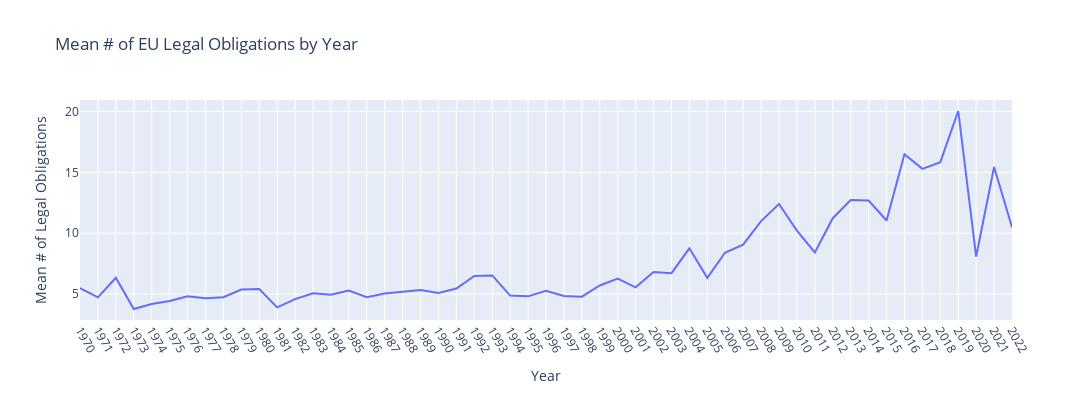

Notebook code for this chart:
### Markdown cell above
plot and save graph which measures mean strictness over the years (regardless of other criteria):

### Code cell
plot_line_graph(avg_reg_count_by_year_noform, xcol="year", ycol="avg_reg_count", w=1200, h=400, labels={
                     "year": "Year",
                     "avg_reg_count": "Mean # of Legal Obligations"
                 }, title="Mean # of EU Legal Obligations by Year", filepath="generated-files/legal_obligations_by_year.png")

### Figure 1 — Plotly figure (JSON) as saved in the notebook; plotly's stock layout.template omitted (floating-point values rounded to 4 significant figures)
{"data": [{"hovertemplate": "Year=%{x}<br>Mean # of Legal Obligations=%{y}<extra></extra>", "legendgroup": "", "line": {"color": "#636efa", "dash": "solid"}, "marker": {"symbol": "circle"}, "mode": "lines", "name": "", "orientation": "v", "showlegend": false, "type": "scatter", "x": [1970, 1971, 1972, 1973, 1974, 1975, 1976, 1977, 1978, 1979, 1980, 1981, 1982, 1983, 1984, 1985, 1986, 1987, 1988, 1989, 1990, 1991, 1992, 1993, 1994, 1995, 1996, 1997, 1998, 1999, 2000, 2001, 2002, 2003, 2004, 2005, 2006, 2007, 2008, 2009, 2010, 2011, 2012, 2013, 2014, 2015, 2016, 2017, 2018, 2019, 2020, 2021, 2022], "xaxis": "x", "y": [5.5, 4.733, 6.344, 3.778, 4.184, 4.431, 4.815, 4.652, 4.746, 5.375, 5.414, 3.911, 4.586, 5.076, 4.947, 5.292, 4.739, 5.047, 5.193, 5.328, 5.086, 5.458, 6.494, 6.538, 4.88, 4.817, 5.267, 4.846, 4.788, 5.708, 6.271, 5.554, 6.81, 6.719, 8.759, 6.338, 8.415, 9.057, 11.0, 12.41, 10.21, 8.421, 11.23, 12.72, 12.69, 11.04, 16.48, 15.28, 15.84, 20.04, 8.08, 15.44, 10.48], "yaxis": "y"}], "layout": {"height": 400, "legend": {"tracegroupgap": 0}, "title": {"text": "Mean # of EU Legal Obligations by Year"}, "width": 1200, "xaxis": {"anchor": "y", "autorange": true, "domain": [0, 1], "range": [1970, 2022], "tickangle": 60, "tickmode": "linear", "title": {"text": "Year"}, "type": "linear"}, "yaxis": {"anchor": "x", "autorange": true, "domain": [0, 1], "range": [2.874, 20.94], "title": {"text": "Mean # of Legal Obligations"}, "type": "linear"}}}
